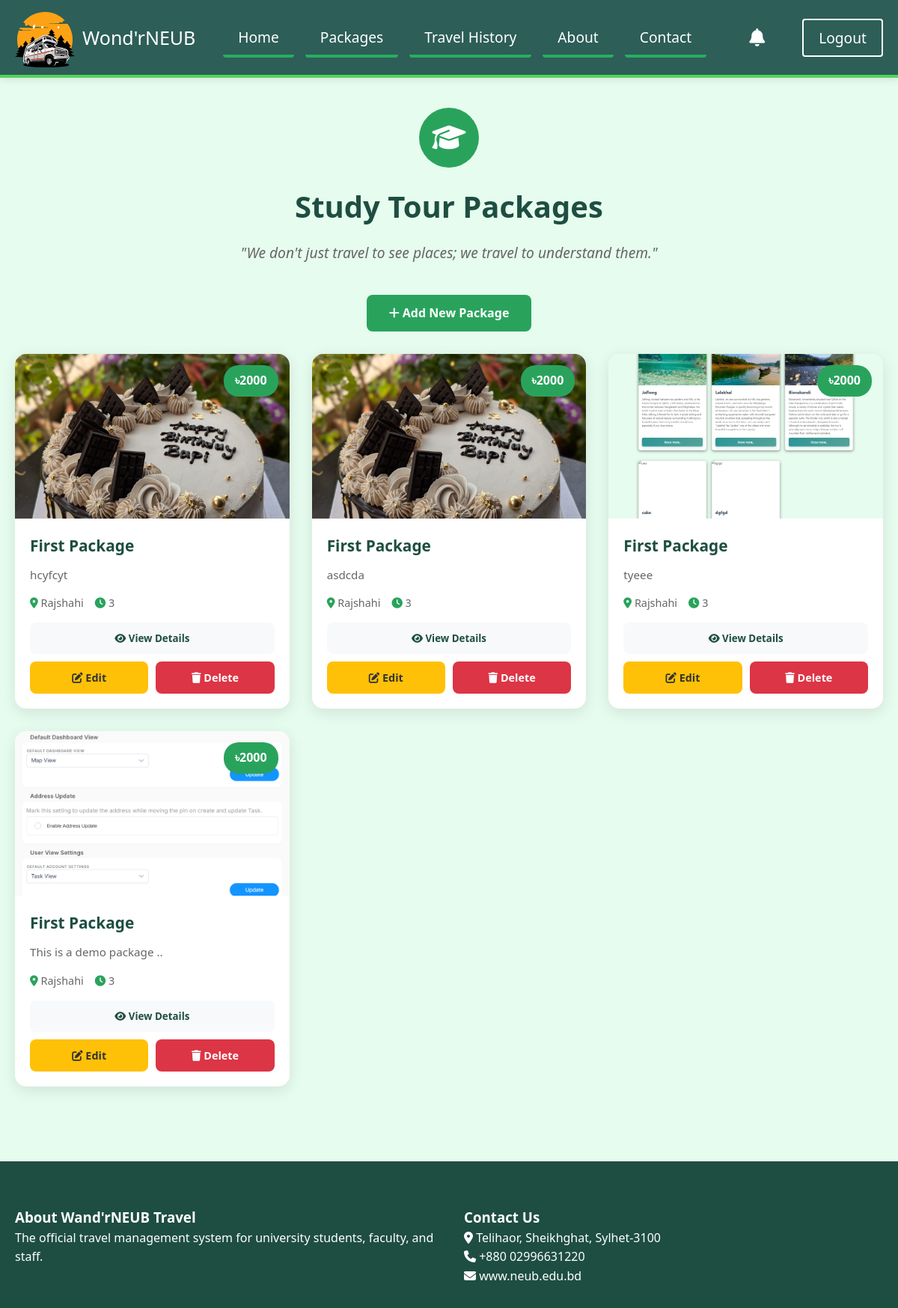
Page /tourist-spots/packages/study-tour/ (signed in) on the committed database.
### tourist_spots/models.py (models this page shows, shortened)
class TourPackage(models.Model):
    CATEGORY_CHOICES = [
        ('study_tour', 'Study Tour'),
        ('cycling', 'Cycling'),
        ('university_program', 'University Program'),
    ]
    name = models.CharField(max_length=200)
    description = models.TextField()
    image = models.ImageField(upload_to='tour_packages/')
    price = models.DecimalField(max_digits=10, decimal_places=2)
    duration = models.CharField(max_length=100)  # e.g., "3 Days 2 Nights"
    destination = models.CharField(max_length=200)
    highlights = models.TextField(blank=True)
    category = models.CharField(max_length=50, choices=CATEGORY_CHOICES, default='study_tour')
    is_active = models.BooleanField(default=True)
    created_by = models.ForeignKey(User, on_delete=models.CASCADE)
    created_at = models.DateTimeField(auto_now_add=True)
    updated_at = models.DateTimeField(auto_now=True)
    class Meta:
        ordering = ['-created_at']

### tourist_spots/views.py (the view)
# urls.py: path('packages/study-tour/', views.study_tour_packages, name='study_tour_packages'),
def study_tour_packages(request):
    if not request.user.is_authenticated:
        messages.info(request, 'Please login to view Study Tour packages.')
        return redirect('login')
    tour_packages = TourPackage.objects.filter(is_active=True, category='study_tour')
    return render(request, 'category_packages.html', {
        'tour_packages': tour_packages,
        'category_name': 'Study Tour Packages',
        'category_slug': 'study_tour',
        'category_icon': 'fa-graduation-cap',
        'category_description': '"We don\'t just travel to see places; we travel to understand them."'
    })

### tourist_spots/context_processors.py (called while the page is built)
def pending_bookings_count(request):
    context = {'pending_bookings_count': 0, 'student_notifications_count': 0}
    if request.user.is_authenticated:
        if request.user.is_staff or request.user.is_superuser:
            context['pending_bookings_count'] = PackageBooking.objects.filter(status='pending').count()
        else:
            context['student_notifications_count'] = PackageBooking.objects.filter(
                user=request.user,
                status__in=['approved', 'rejected'],
                student_notified=False
            ).count()
    return context

### templates/category_packages.html (shortened to what this page needs)
{% extends 'base.html' %}
{% load static %}
{% block content %}
<section class="packages-section" style="padding: 40px 20px; max-width: 1400px; margin: 0 auto;">
    <div style="text-align: center; margin-bottom: 40px;">
        <div style="display: inline-flex; align-items: center; justify-content: center; width: 80px; height: 80px; background: var(--primary); border-radius: 50%; margin-bottom: 20px;">
            <i class="fas {{ category_icon }}" style="font-size: 36px; color: white;"></i>
        </div>
        <h1 style="color: var(--dark); margin-bottom: 15px; font-size: 2.5rem;">{{ category_name }}</h1>
        <p style="color: #666; font-size: 1.2rem; font-style: italic; max-width: 600px; margin: 0 auto;">{{ category_description }}</p>
    </div>
    {% if user.is_staff or user.is_superuser %}
    <div style="text-align: center; margin-bottom: 30px;">
        <a href="{% url 'add_package' %}?category={{ category_slug }}" style="display: inline-block; background: var(--primary); color: white; padding: 12px 30px; border-radius: 8px; text-decoration: none; font-weight: 600; transition: all 0.3s;">
            <i class="fas fa-plus"></i> Add New Package
        </a>
    </div>
    {% endif %}
    {% if tour_packages %}
    <div class="packages-grid" style="display: grid; grid-template-columns: repeat(auto-fill, minmax(350px, 1fr)); gap: 30px;">
        {% for package in tour_packages %}
        <div class="package-card" style="background: white; border-radius: 15px; overflow: hidden; box-shadow: 0 5px 20px rgba(0,0,0,0.1); transition: transform 0.3s, box-shadow 0.3s;">
            <div style="position: relative; height: 220px; overflow: hidden;">
                {% if package.image %}
                <img src="{{ package.image.url }}" alt="{{ package.name }}" style="width: 100%; height: 100%; object-fit: cover;">
                {% else %}
                <div style="width: 100%; height: 100%; background: linear-gradient(135deg, var(--primary), var(--dark)); display: flex; align-items: center; justify-content: center;">
                    <i class="fas {{ category_icon }}" style="font-size: 60px; color: white; opacity: 0.5;"></i>
                </div>
                {% endif %}
                <div style="position: absolute; top: 15px; right: 15px; background: var(--primary); color: white; padding: 8px 15px; border-radius: 20px; font-weight: 700;">
                    ৳{{ package.price|floatformat:0 }}
                </div>
            </div>
            <div style="padding: 20px;">
                <h3 style="color: var(--dark); margin-bottom: 10px; font-size: 1.3rem;">{{ package.name }}</h3>
                <p style="color: #666; font-size: 0.95rem; margin-bottom: 15px; line-height: 1.5;">{{ package.description|truncatewords:25 }}</p>
                <div style="display: flex; gap: 15px; margin-bottom: 15px; flex-wrap: wrap;">
                    <span style="color: #666; font-size: 0.9rem;">
                        <i class="fas fa-map-marker-alt" style="color: var(--primary);"></i> {{ package.destination }}
                    </span>
                    <span style="color: #666; font-size: 0.9rem;">
                        <i class="fas fa-clock" style="color: var(--primary);"></i> {{ package.duration }}
                    </span>
                </div>
                <div style="display: flex; gap: 10px; margin-top: 15px;">
                    <button type="button" onclick="openPackageModal({{ package.id }})" style="flex: 1; background: #f8f9fa; color: var(--dark); border: none; padding: 12px; border-radius: 8px; font-weight: 600; cursor: pointer; transition: all 0.3s;">
                        <i class="fas fa-eye"></i> View Details
                    </button>
                </div>
                {% if user.is_staff or user.is_superuser %}
                <div style="display: flex; gap: 10px; margin-top: 10px;">
                    <a href="{% url 'edit_package' package.id %}" style="flex: 1; background: #ffc107; color: #333; padding: 10px; border-radius: 8px; text-decoration: none; text-align: center; font-weight: 600; font-size: 0.9rem;">
                        <i class="fas fa-edit"></i> Edit
                    </a>
                    <a href="{% url 'delete_package' package.id %}" onclick="return confirm('Are you sure you want to delete this package?');" style="flex: 1; background: #dc3545; color: white; padding: 10px; border-radius: 8px; text-decoration: none; text-align: center; font-weight: 600; font-size: 0.9rem;">
                        <i class="fas fa-trash"></i> Delete
                    </a>
                </div>
                {% endif %}
            </div>
        </div>
        {% endfor %}
    </div>
    {% endif %}
</section>
{% endblock %}

### templates/base.html (shortened to what this page needs)
<!DOCTYPE html>
<html lang="en">
<head>
    <link rel="stylesheet" href="https://cdnjs.cloudflare.com/ajax/libs/font-awesome/6.4.0/css/all.min.css">
    {% load static %}
</head>
<body>
    <header>
        <div class="header">
            <div class="header-content">
                <div class="logo">
                    <img src="{% static 'images/logo.svg' %}" alt="Wond'rNEUB Logo">
                    <h1>Wond'rNEUB</h1>
                </div>
                <nav>
                    <ul>
                        <li><a href="{% url 'home' %}">Home</a></li>
                        <li><a href="{% url 'packages' %}">Packages</a></li>
                        <li><a href="{% url 'travel_history' %}">Travel History</a></li>
                        <li><a href="{% url 'about' %}">About</a></li>
                        <li><a href="{% url 'contact' %}">Contact</a></li>
                    </ul>
                </nav>
                <div class="buttons">
                    {% if user.is_authenticated %}
                        {% if user.is_staff or user.is_superuser %}
                        <a href="{% url 'admin_package_bookings' %}" class="notification-bell" style="position: relative; color: white; font-size: 1.5rem; margin-right: 15px; text-decoration: none;">
                            <i class="fas fa-bell"></i>
                        </a>
                        {% endif %}
                        <form method="POST" action="{% url 'custom_logout' %}" style="display: inline;">
                            <button type="submit" class="loginbutton" style="background: none; border: 2px solid white; color: white; padding: 10px 20px; border-radius: 4px; cursor: pointer; font-size: larger;">
                                Logout
                            </button>
                        </form>
                    {% else %}
                        <a href="{% url 'login' %}" class="loginbutton">Login</a>
                        <a href="{% url 'register' %}" class="regbutton">Register</a>
                    {% endif %}
                </div>
            </div>
        </div>
    </header>
    {% block content %}
    {% endblock %}
    <footer>
        <div class="footercontainer">
            <div class="footer-content">
                <div class="footer-column">
                    <h3>About Wand'rNEUB Travel</h3>
                    <p>The official travel management system for university students, faculty, and staff.</p>
                </div>
                <div class="footer-column">
                    <h3>Contact Us</h3>
                    <p><i class="fas fa-map-marker-alt"></i> Telihaor, Sheikhghat, Sylhet-3100</p>
                    <p><i class="fas fa-phone"></i> +880 02996631220</p>
                    <p><i class="fas fa-envelope"></i> www.neub.edu.bd</p>
                </div>
            </div>
        </div>
    </footer>
</body>
</html>

### templates/base.html (style rules this page uses)
* { margin: 0; padding: 0; box-sizing: border-box; font-family: 'Segoe UI', Tahoma, Geneva, Verdana, sans-serif; }
:root { --primary: #29a35c; --secondary: #2d5e58; --accent: #97B067; --dark: #1e4e41; --warning: #839b57; }
body { background-color: #e6fcee; color: #333; line-height: 1.6; }
.header { width: 100%; max-width: 1200px; margin: auto; padding: 5px; }
header { background-color: var(--secondary); border-bottom: #54d35a solid 4px; color: white; padding: 5px 0; position: sticky; top: 0; z-index: 100; box-shadow: 0 2px 10px rgba(0, 0, 0, 0.1); }
.header-content { gap: 20px; display: flex; justify-content: space-between; align-items: center; padding: 0 15px; position: relative; }
.logo { display: flex; align-items: center; gap: 10px; }
.logo img { height: 80px; width: 80px; }
.logo h1 { font-size: 25px; font-weight: 500; }
nav { display: flex; align-items: center; }
nav ul { display: flex; list-style: none; gap: 15px; }
nav a { border-bottom: #27ae60 solid 4px; font-size: larger; color: white; text-decoration: none; font-weight: 400; transition: all 0.3s; padding: 10px 20px; border-radius: 4px; }
.buttons { display: flex; gap: 15px; }
.buttons a { text-decoration: none; font-size: larger; padding: 10px 20px; border-radius: 4px; font-weight: 450; cursor: pointer; transition: all 0.3s; white-space: nowrap; }
.loginbutton { border: 2px solid white; color: rgb(255, 255, 255); }
.notification-bell { position: relative; display: inline-flex; align-items: center; transition: transform 0.3s ease; }
footer { background: var(--dark); color: white; padding: 60px 0 30px; margin-top: 60px; }
.footercontainer { max-width: 1200px; margin: 0 auto; padding: 0 20px; }
.footer-content { display: grid; grid-template-columns: repeat(auto-fit, minmax(250px, 1fr)); gap: 40px; }

### rows in the picture
TourPackage: image (picture), price "2000", name "First Package", description "hcyfcyt", destination "Rajshahi", duration "3"
TourPackage: image (picture), price "2000", name "First Package", description "asdcda", destination "Rajshahi", duration "3"
TourPackage: image (picture), price "2000", name "First Package", description "tyeee", destination "Rajshahi", duration "3"
TourPackage: image (picture), price "2000", name "First Package", description "This is a demo package ..", destination "Rajshahi", duration "3"

### other values in the picture
{{ category_name }} "Study Tour Packages"
{{ category_description }} "\"We don't just travel to see places; we travel to understand them.\""
